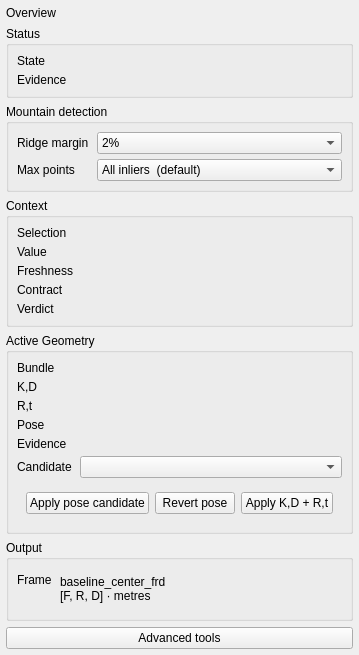
<?xml version='1.0' encoding='utf-8'?>
<ui version="4.0">
 <class>InspectorWidget</class>
 <widget class="QWidget" name="InspectorWidget">
  <layout class="QVBoxLayout" name="QVBoxLayout" stretch="0,0,0,0,0,0,0,1">
   <property name="leftMargin">
    <number>6</number>
   </property>
   <property name="topMargin">
    <number>6</number>
   </property>
   <property name="rightMargin">
    <number>6</number>
   </property>
   <property name="bottomMargin">
    <number>6</number>
   </property>
   <property name="spacing">
    <number>6</number>
   </property>
   <item>
    <widget class="QLabel" name="context_label">
     <property name="styleObjectName" stdset="0">
      <string>inspectorContext</string>
     </property>
     <property name="text">
      <string>Overview</string>
     </property>
     <property name="wordWrap">
      <bool>true</bool>
     </property>
    </widget>
   </item>
   <item>
    <widget class="InspectorSection" name="status_section">
     <property name="title">
      <string>Status</string>
     </property>
     <layout class="QFormLayout" name="QFormLayout">
      <property name="leftMargin">
       <number>8</number>
      </property>
      <property name="topMargin">
       <number>8</number>
      </property>
      <property name="rightMargin">
       <number>8</number>
      </property>
      <property name="bottomMargin">
       <number>8</number>
      </property>
      <property name="fieldGrowthPolicy">
       <enum>QFormLayout::AllNonFixedFieldsGrow</enum>
      </property>
      <property name="horizontalSpacing">
       <number>8</number>
      </property>
      <property name="verticalSpacing">
       <number>5</number>
      </property>
      <item row="0" column="0">
       <widget class="QLabel" name="engineeringLabel">
        <property name="text">
         <string>State</string>
        </property>
        <property name="wordWrap">
         <bool>true</bool>
        </property>
       </widget>
      </item>
      <item row="0" column="1">
       <widget class="InspectorValue" name="status_value">
        <property name="displayLabel" stdset="0">
         <string />
        </property>
       </widget>
      </item>
      <item row="1" column="0">
       <widget class="QLabel" name="engineeringLabel2">
        <property name="styleObjectName" stdset="0">
         <string>engineeringLabel</string>
        </property>
        <property name="text">
         <string>Evidence</string>
        </property>
        <property name="wordWrap">
         <bool>true</bool>
        </property>
       </widget>
      </item>
      <item row="1" column="1">
       <widget class="InspectorValue" name="source_value">
        <property name="displayLabel" stdset="0">
         <string />
        </property>
       </widget>
      </item>
     </layout>
    </widget>
   </item>
   <item>
    <widget class="InspectorSection" name="mountain_margin_section">
     <property name="title">
      <string>Mountain detection</string>
     </property>
     <layout class="QFormLayout" name="QFormLayout2">
      <property name="leftMargin">
       <number>8</number>
      </property>
      <property name="topMargin">
       <number>8</number>
      </property>
      <property name="rightMargin">
       <number>8</number>
      </property>
      <property name="bottomMargin">
       <number>8</number>
      </property>
      <property name="fieldGrowthPolicy">
       <enum>QFormLayout::AllNonFixedFieldsGrow</enum>
      </property>
      <property name="horizontalSpacing">
       <number>8</number>
      </property>
      <property name="verticalSpacing">
       <number>5</number>
      </property>
      <item row="0" column="0">
       <widget class="QLabel" name="engineeringLabel3">
        <property name="styleObjectName" stdset="0">
         <string>engineeringLabel</string>
        </property>
        <property name="text">
         <string>Ridge margin</string>
        </property>
        <property name="wordWrap">
         <bool>true</bool>
        </property>
       </widget>
      </item>
      <item row="0" column="1">
       <widget class="QComboBox" name="mountain_margin_combo">
        <property name="styleObjectName" stdset="0">
         <string>inspectorMountainRidgeMargin</string>
        </property>
        <property name="toolTip">
         <string>How close a matched point must be to Mountain's estimated ridge/skyline
boundary to be kept, as a fraction of image height. Wider keeps more
matches but risks drifting off the ridge; narrower is stricter but can
drop legitimate points on a jagged silhouette. Takes effect on the next
Auto-select Mountain run, not live.</string>
        </property>
        <property name="optionValues" stdset="0">
         <string>[0.02, 0.04, 0.06, 0.08, 0.1, 0.12, 0.15]</string>
        </property>
        <item>
         <property name="text">
          <string>2%</string>
         </property>
        </item>
        <item>
         <property name="text">
          <string>4%</string>
         </property>
        </item>
        <item>
         <property name="text">
          <string>6%  (default)</string>
         </property>
        </item>
        <item>
         <property name="text">
          <string>8%</string>
         </property>
        </item>
        <item>
         <property name="text">
          <string>10%</string>
         </property>
        </item>
        <item>
         <property name="text">
          <string>12%</string>
         </property>
        </item>
        <item>
         <property name="text">
          <string>15%</string>
         </property>
        </item>
       </widget>
      </item>
      <item row="1" column="0">
       <widget class="QLabel" name="engineeringLabel4">
        <property name="styleObjectName" stdset="0">
         <string>engineeringLabel</string>
        </property>
        <property name="text">
         <string>Max points</string>
        </property>
        <property name="wordWrap">
         <bool>true</bool>
        </property>
       </widget>
      </item>
      <item row="1" column="1">
       <widget class="QComboBox" name="mountain_max_points_combo">
        <property name="styleObjectName" stdset="0">
         <string>inspectorMountainMaxPoints</string>
        </property>
        <property name="toolTip">
         <string>How many spatially-spread correspondences Mountain/Cloud keep for
the final suggestion. 'All inliers' stores and shows every match
that passes RANSAC (complete evidence for the relative-rotation
fit); a number caps the overlay to that many spread points.
Takes effect on the next Auto-select run, not live.</string>
        </property>
        <property name="optionValues" stdset="0">
         <string>[0, 4, 8, 12, 16, 20, 30, 40, 80, 200]</string>
        </property>
        <item>
         <property name="text">
          <string>All inliers  (default)</string>
         </property>
        </item>
        <item>
         <property name="text">
          <string>4</string>
         </property>
        </item>
        <item>
         <property name="text">
          <string>8</string>
         </property>
        </item>
        <item>
         <property name="text">
          <string>12</string>
         </property>
        </item>
        <item>
         <property name="text">
          <string>16</string>
         </property>
        </item>
        <item>
         <property name="text">
          <string>20</string>
         </property>
        </item>
        <item>
         <property name="text">
          <string>30</string>
         </property>
        </item>
        <item>
         <property name="text">
          <string>40</string>
         </property>
        </item>
        <item>
         <property name="text">
          <string>80</string>
         </property>
        </item>
        <item>
         <property name="text">
          <string>200</string>
         </property>
        </item>
       </widget>
      </item>
     </layout>
    </widget>
   </item>
   <item>
    <widget class="InspectorSection" name="context_section">
     <property name="title">
      <string>Context</string>
     </property>
     <layout class="QFormLayout" name="QFormLayout3">
      <property name="leftMargin">
       <number>8</number>
      </property>
      <property name="topMargin">
       <number>8</number>
      </property>
      <property name="rightMargin">
       <number>8</number>
      </property>
      <property name="bottomMargin">
       <number>8</number>
      </property>
      <property name="fieldGrowthPolicy">
       <enum>QFormLayout::AllNonFixedFieldsGrow</enum>
      </property>
      <property name="horizontalSpacing">
       <number>8</number>
      </property>
      <property name="verticalSpacing">
       <number>5</number>
      </property>
      <item row="0" column="0">
       <widget class="QLabel" name="engineeringLabel5">
        <property name="styleObjectName" stdset="0">
         <string>engineeringLabel</string>
        </property>
        <property name="text">
         <string>Selection</string>
        </property>
        <property name="wordWrap">
         <bool>true</bool>
        </property>
       </widget>
      </item>
      <item row="0" column="1">
       <widget class="InspectorValue" name="context_primary_value">
        <property name="displayLabel" stdset="0">
         <string />
        </property>
       </widget>
      </item>
      <item row="1" column="0">
       <widget class="QLabel" name="engineeringLabel6">
        <property name="styleObjectName" stdset="0">
         <string>engineeringLabel</string>
        </property>
        <property name="text">
         <string>Value</string>
        </property>
        <property name="wordWrap">
         <bool>true</bool>
        </property>
       </widget>
      </item>
      <item row="1" column="1">
       <widget class="InspectorValue" name="context_secondary_value">
        <property name="displayLabel" stdset="0">
         <string />
        </property>
       </widget>
      </item>
      <item row="2" column="0">
       <widget class="QLabel" name="engineeringLabel7">
        <property name="styleObjectName" stdset="0">
         <string>engineeringLabel</string>
        </property>
        <property name="text">
         <string>Freshness</string>
        </property>
        <property name="wordWrap">
         <bool>true</bool>
        </property>
       </widget>
      </item>
      <item row="2" column="1">
       <widget class="InspectorValue" name="context_timing_value">
        <property name="displayLabel" stdset="0">
         <string />
        </property>
       </widget>
      </item>
      <item row="3" column="0">
       <widget class="QLabel" name="engineeringLabel8">
        <property name="styleObjectName" stdset="0">
         <string>engineeringLabel</string>
        </property>
        <property name="text">
         <string>Contract</string>
        </property>
        <property name="wordWrap">
         <bool>true</bool>
        </property>
       </widget>
      </item>
      <item row="3" column="1">
       <widget class="InspectorValue" name="context_contract_value">
        <property name="displayLabel" stdset="0">
         <string />
        </property>
       </widget>
      </item>
      <item row="4" column="0">
       <widget class="QLabel" name="engineeringLabel9">
        <property name="styleObjectName" stdset="0">
         <string>engineeringLabel</string>
        </property>
        <property name="text">
         <string>Verdict</string>
        </property>
        <property name="wordWrap">
         <bool>true</bool>
        </property>
       </widget>
      </item>
      <item row="4" column="1">
       <widget class="InspectorValue" name="context_verdict_value">
        <property name="displayLabel" stdset="0">
         <string />
        </property>
       </widget>
      </item>
     </layout>
    </widget>
   </item>
   <item>
    <widget class="InspectorSection" name="geometry_section">
     <property name="title">
      <string>Active Geometry</string>
     </property>
     <layout class="QFormLayout" name="QFormLayout4">
      <property name="leftMargin">
       <number>8</number>
      </property>
      <property name="topMargin">
       <number>8</number>
      </property>
      <property name="rightMargin">
       <number>8</number>
      </property>
      <property name="bottomMargin">
       <number>8</number>
      </property>
      <property name="fieldGrowthPolicy">
       <enum>QFormLayout::AllNonFixedFieldsGrow</enum>
      </property>
      <property name="horizontalSpacing">
       <number>8</number>
      </property>
      <property name="verticalSpacing">
       <number>5</number>
      </property>
      <item row="0" column="0">
       <widget class="QLabel" name="engineeringLabel10">
        <property name="styleObjectName" stdset="0">
         <string>engineeringLabel</string>
        </property>
        <property name="text">
         <string>Bundle</string>
        </property>
        <property name="wordWrap">
         <bool>true</bool>
        </property>
       </widget>
      </item>
      <item row="0" column="1">
       <widget class="InspectorValue" name="geometry_bundle_value">
        <property name="displayLabel" stdset="0">
         <string>Bundle</string>
        </property>
       </widget>
      </item>
      <item row="1" column="0">
       <widget class="QLabel" name="engineeringLabel11">
        <property name="styleObjectName" stdset="0">
         <string>engineeringLabel</string>
        </property>
        <property name="text">
         <string>K,D</string>
        </property>
        <property name="wordWrap">
         <bool>true</bool>
        </property>
       </widget>
      </item>
      <item row="1" column="1">
       <widget class="InspectorValue" name="geometry_intrinsics_value">
        <property name="displayLabel" stdset="0">
         <string>K,D</string>
        </property>
       </widget>
      </item>
      <item row="2" column="0">
       <widget class="QLabel" name="engineeringLabel12">
        <property name="styleObjectName" stdset="0">
         <string>engineeringLabel</string>
        </property>
        <property name="text">
         <string>R,t</string>
        </property>
        <property name="wordWrap">
         <bool>true</bool>
        </property>
       </widget>
      </item>
      <item row="2" column="1">
       <widget class="InspectorValue" name="geometry_extrinsics_value">
        <property name="displayLabel" stdset="0">
         <string>R,t</string>
        </property>
       </widget>
      </item>
      <item row="3" column="0">
       <widget class="QLabel" name="engineeringLabel13">
        <property name="styleObjectName" stdset="0">
         <string>engineeringLabel</string>
        </property>
        <property name="text">
         <string>Pose</string>
        </property>
        <property name="wordWrap">
         <bool>true</bool>
        </property>
       </widget>
      </item>
      <item row="3" column="1">
       <widget class="InspectorValue" name="geometry_pose_value">
        <property name="displayLabel" stdset="0">
         <string>Pose</string>
        </property>
       </widget>
      </item>
      <item row="4" column="0">
       <widget class="QLabel" name="engineeringLabel14">
        <property name="styleObjectName" stdset="0">
         <string>engineeringLabel</string>
        </property>
        <property name="text">
         <string>Evidence</string>
        </property>
        <property name="wordWrap">
         <bool>true</bool>
        </property>
       </widget>
      </item>
      <item row="4" column="1">
       <widget class="InspectorValue" name="geometry_evidence_value">
        <property name="displayLabel" stdset="0">
         <string>Evidence</string>
        </property>
       </widget>
      </item>
      <item row="5" column="0">
       <widget class="QLabel" name="engineeringLabel15">
        <property name="styleObjectName" stdset="0">
         <string>engineeringLabel</string>
        </property>
        <property name="text">
         <string>Candidate</string>
        </property>
        <property name="wordWrap">
         <bool>true</bool>
        </property>
       </widget>
      </item>
      <item row="5" column="1">
       <widget class="QComboBox" name="geometry_candidate_combo">
        <property name="styleObjectName" stdset="0">
         <string>inspectorPoseCandidate</string>
        </property>
        <property name="toolTip">
         <string>Select an immutable optical-pose candidate. The full observable DOF mask is applied through the OpticalPoseController.</string>
        </property>
       </widget>
      </item>
      <item row="6" column="0" colspan="2">
       <widget class="QWidget" name="QWidget">
        <layout class="QHBoxLayout" name="QHBoxLayout" stretch="0,0,0,1">
         <property name="leftMargin">
          <number>9</number>
         </property>
         <property name="topMargin">
          <number>9</number>
         </property>
         <property name="rightMargin">
          <number>9</number>
         </property>
         <property name="bottomMargin">
          <number>9</number>
         </property>
         <property name="spacing">
          <number>6</number>
         </property>
         <item>
          <widget class="QPushButton" name="geometry_apply_candidate_button">
           <property name="styleObjectName" stdset="0">
            <string>inspectorApplyPoseCandidate</string>
           </property>
           <property name="toolTip">
            <string>Apply the selected candidate's observable Roll/Pitch/Yaw and NED position DOFs.</string>
           </property>
           <property name="text">
            <string>Apply pose candidate</string>
           </property>
          </widget>
         </item>
         <item>
          <widget class="QPushButton" name="geometry_revert_button">
           <property name="styleObjectName" stdset="0">
            <string>inspectorRevertPose</string>
           </property>
           <property name="toolTip">
            <string>Restore the immutable extrinsics profile that was active before the pose selection.</string>
           </property>
           <property name="text">
            <string>Revert pose</string>
           </property>
          </widget>
         </item>
         <item>
          <widget class="QPushButton" name="geometry_apply_bundle_button">
           <property name="styleObjectName" stdset="0">
            <string>inspectorApplyGeometryBundle</string>
           </property>
           <property name="toolTip">
            <string>Apply the currently selected operating K,D and R,t bundle through the calibration owner.</string>
           </property>
           <property name="text">
            <string>Apply K,D + R,t</string>
           </property>
          </widget>
         </item>
         <item>
          <spacer name="spacer46">
           <property name="orientation">
            <enum>Qt::Horizontal</enum>
           </property>
           <property name="sizeHint">
            <size>
             <width>0</width>
             <height>0</height>
            </size>
           </property>
          </spacer>
         </item>
        </layout>
       </widget>
      </item>
     </layout>
    </widget>
   </item>
   <item>
    <widget class="InspectorSection" name="output_section">
     <property name="title">
      <string>Output</string>
     </property>
     <layout class="QFormLayout" name="QFormLayout5">
      <property name="leftMargin">
       <number>8</number>
      </property>
      <property name="topMargin">
       <number>8</number>
      </property>
      <property name="rightMargin">
       <number>8</number>
      </property>
      <property name="bottomMargin">
       <number>8</number>
      </property>
      <property name="fieldGrowthPolicy">
       <enum>QFormLayout::AllNonFixedFieldsGrow</enum>
      </property>
      <property name="horizontalSpacing">
       <number>8</number>
      </property>
      <property name="verticalSpacing">
       <number>5</number>
      </property>
      <item row="0" column="0">
       <widget class="QLabel" name="engineeringLabel16">
        <property name="styleObjectName" stdset="0">
         <string>engineeringLabel</string>
        </property>
        <property name="text">
         <string>Frame</string>
        </property>
        <property name="wordWrap">
         <bool>true</bool>
        </property>
       </widget>
      </item>
      <item row="0" column="1">
       <widget class="QLabel" name="output_contract_value">
        <property name="toolTip">
         <string>baseline_center_frd:forward_right_down</string>
        </property>
        <property name="text">
         <string>baseline_center_frd
[F, R, D] · metres</string>
        </property>
        <property name="wordWrap">
         <bool>true</bool>
        </property>
        <property name="textInteractionFlags">
         <set>Qt::TextSelectableByMouse</set>
        </property>
        <property name="minimumSize">
         <size>
          <width>0</width>
          <height>42</height>
         </size>
        </property>
       </widget>
      </item>
     </layout>
    </widget>
   </item>
   <item>
    <widget class="QPushButton" name="open_advanced_button">
     <property name="toolTip">
      <string>Open Workstation low-level controls and diagnostics.</string>
     </property>
     <property name="text">
      <string>Advanced tools</string>
     </property>
    </widget>
   </item>
   <item>
    <spacer name="spacer52">
     <property name="orientation">
      <enum>Qt::Vertical</enum>
     </property>
     <property name="sizeHint">
      <size>
       <width>0</width>
       <height>0</height>
      </size>
     </property>
    </spacer>
   </item>
  </layout>
 </widget>
 <customwidgets>
  <customwidget>
   <class>InspectorSection</class>
   <extends>QGroupBox</extends>
   <header>Workstation.ui.inspector</header>
   <container>1</container>
  </customwidget>
  <customwidget>
   <class>InspectorValue</class>
   <extends>QWidget</extends>
   <header>Workstation.ui.inspector</header>
  </customwidget>
 </customwidgets>
 <resources />
 <connections />
</ui>
